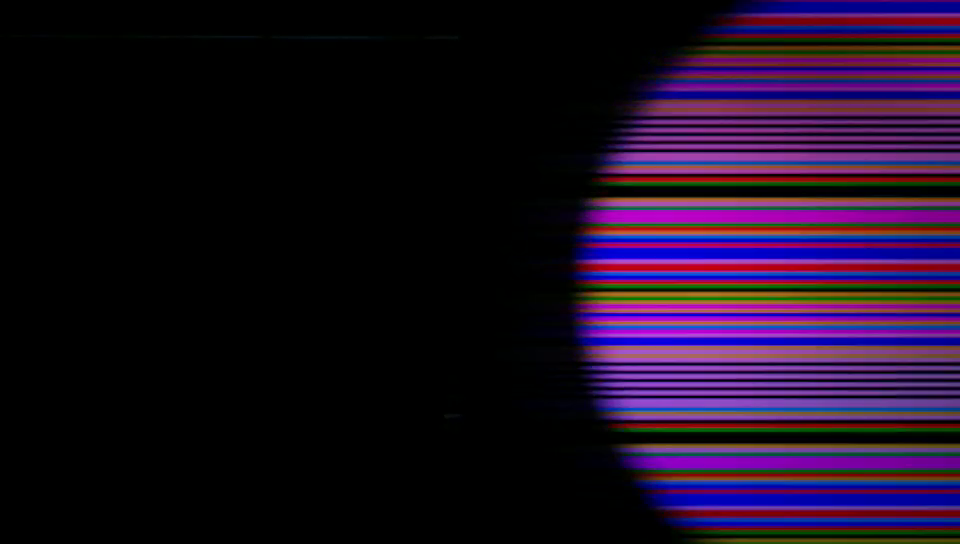
//> input picture frame 11 of stack.mp4, 960 x 544 px
$ ./dad源   (built with g++ and OpenCV 4)
//> lines starting //> are read from the running program, lines starting //| are printed output that depends on the picture
#include<opencv.hpp>
using namespace cv;

int main()
{
	VideoCapture cap;
	cap.open("stack.mp4");
	Mat src;
	cap >> src;
//> src is the input picture: 544 rows x 960 cols, CV_8UC3; mean B, G, R 33.9, 12.7, 27.6
	Mat bgr_res[3];
	Mat bgr[3];
	for( int j = 0 ; j < 3; j++)
	{
		split(src, bgr);
		for (int i = 0; i < 3; ++i)
		{
			if (i != j)bgr[i] = Mat::zeros(src.size(), bgr[0].type());
		}
		merge(bgr, 3, bgr_res[j]);
	}
	imshow("picture", bgr_res[0]);
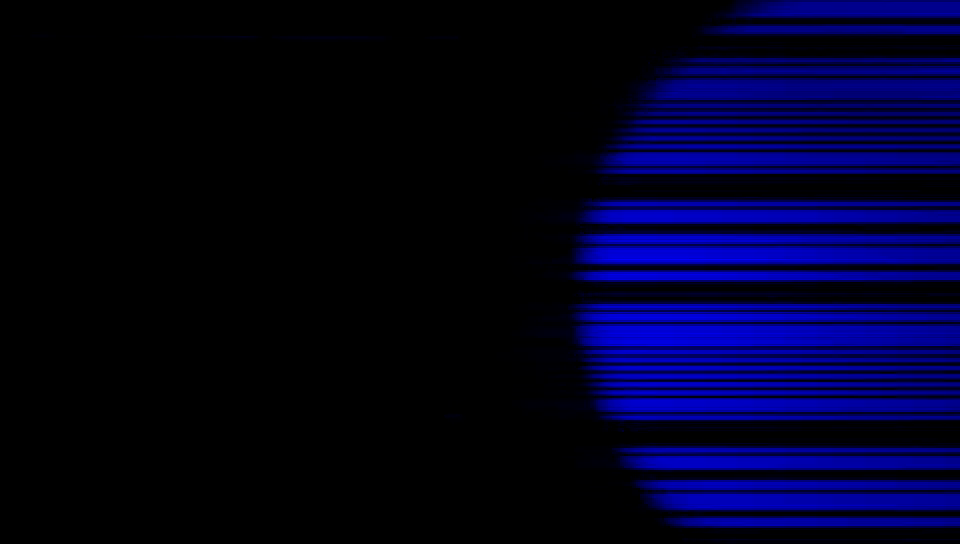
//> window 'picture': 544 rows x 960 cols, CV_8UC3; mean B, G, R 33.9, 0, 0
	imshow("picture1", bgr_res[1]);
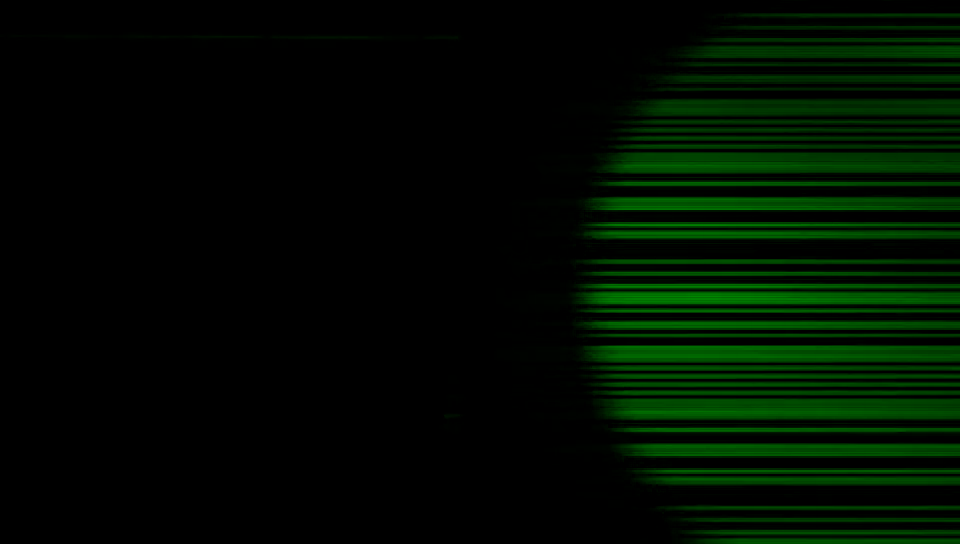
//> window 'picture1': 544 rows x 960 cols, CV_8UC3; mean B, G, R 0, 12.7, 0
	imshow("picture2", bgr_res[2]);
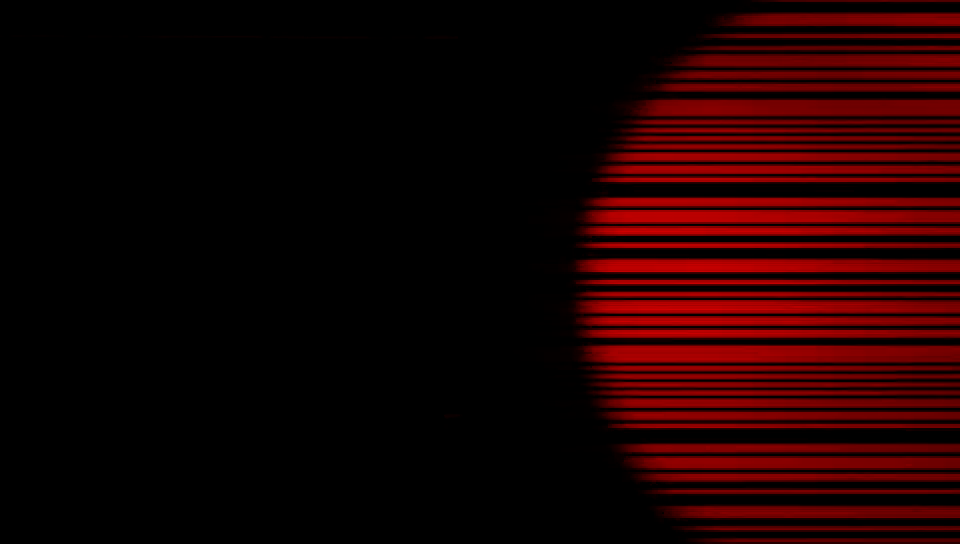
//> window 'picture2': 544 rows x 960 cols, CV_8UC3; mean B, G, R 0, 0, 27.6
	waitKey(0);
}

$ run again, starting later in the video
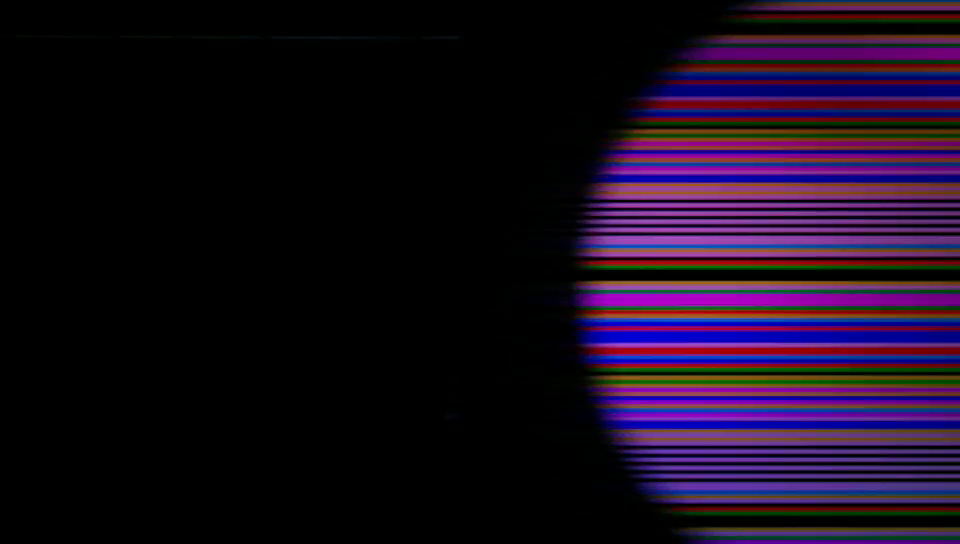
//> input picture frame 50 of stack.mp4, 960 x 544 px
//> src is the input picture: 544 rows x 960 cols, CV_8UC3; mean B, G, R 29.1, 11.4, 24
//> `imshow("picture1", bgr_res[1]);`:
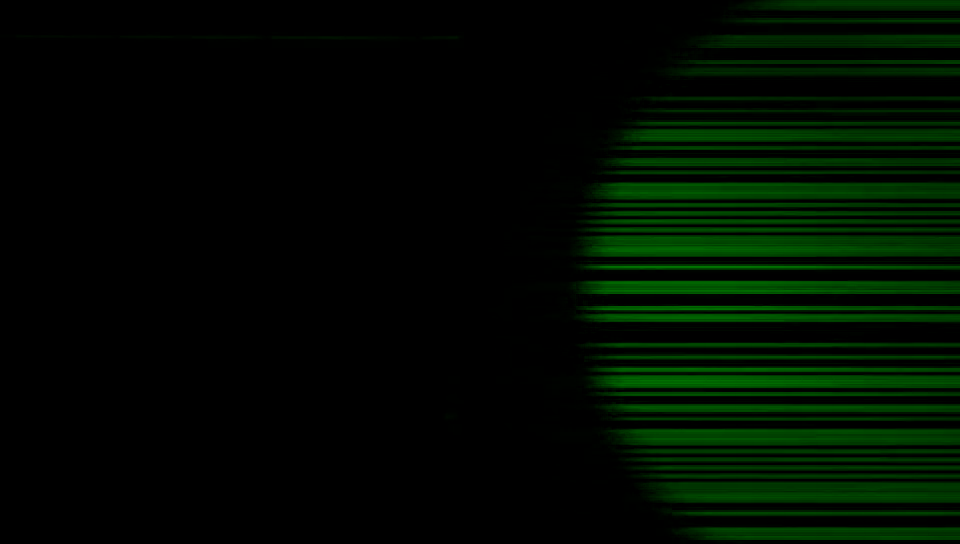
//> window 'picture1': 544 rows x 960 cols, CV_8UC3; mean B, G, R 0, 11.4, 0
//> `imshow("picture2", bgr_res[2]);`:
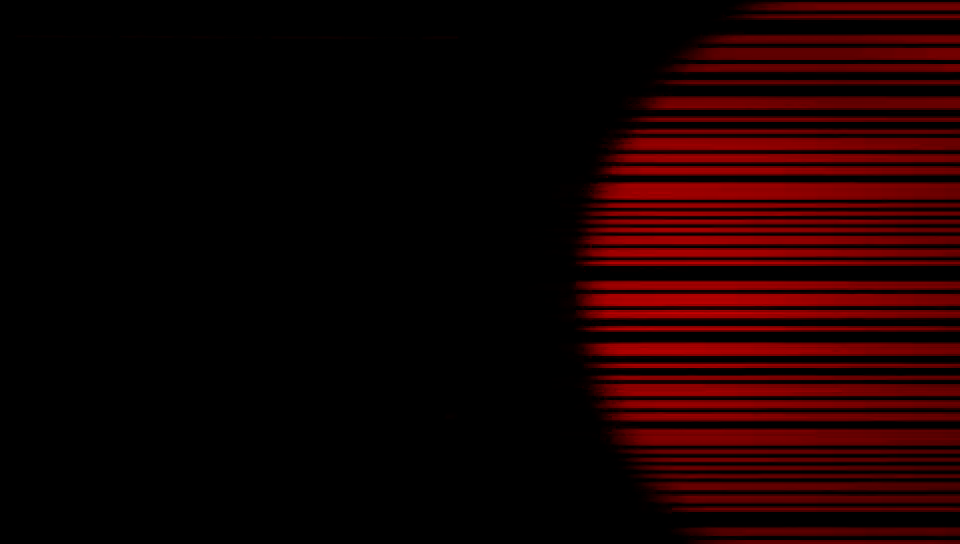
//> window 'picture2': 544 rows x 960 cols, CV_8UC3; mean B, G, R 0, 0, 24

$ run again, starting later in the video
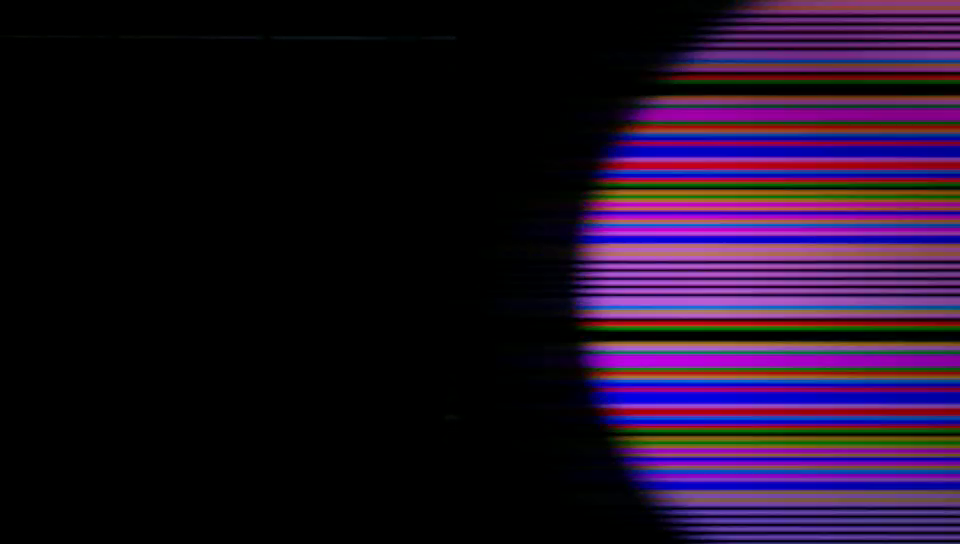
//> input picture frame 90 of stack.mp4, 960 x 544 px
//> src is the input picture: 544 rows x 960 cols, CV_8UC3; mean B, G, R 37.6, 14.9, 31.2
//> `imshow("picture1", bgr_res[1]);`:
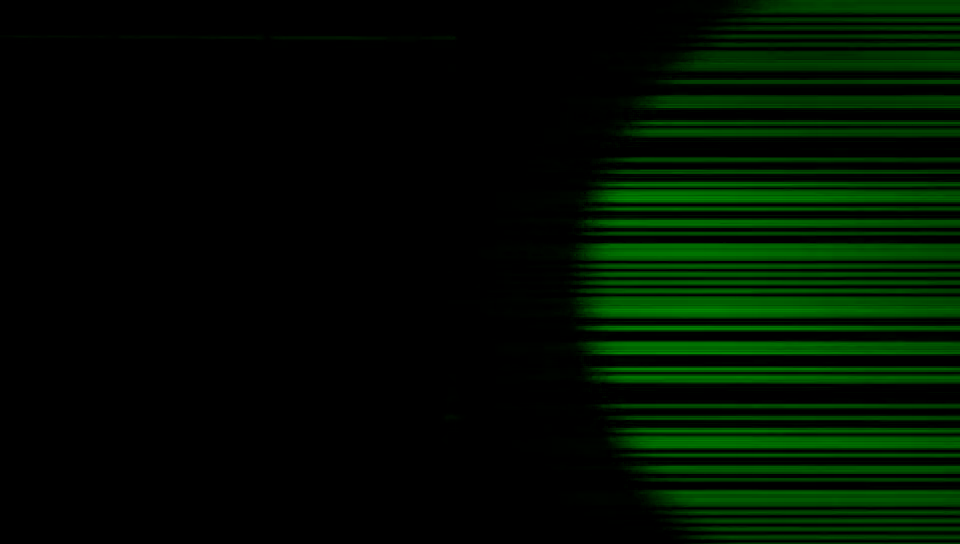
//> window 'picture1': 544 rows x 960 cols, CV_8UC3; mean B, G, R 0, 14.9, 0
//> `imshow("picture2", bgr_res[2]);`:
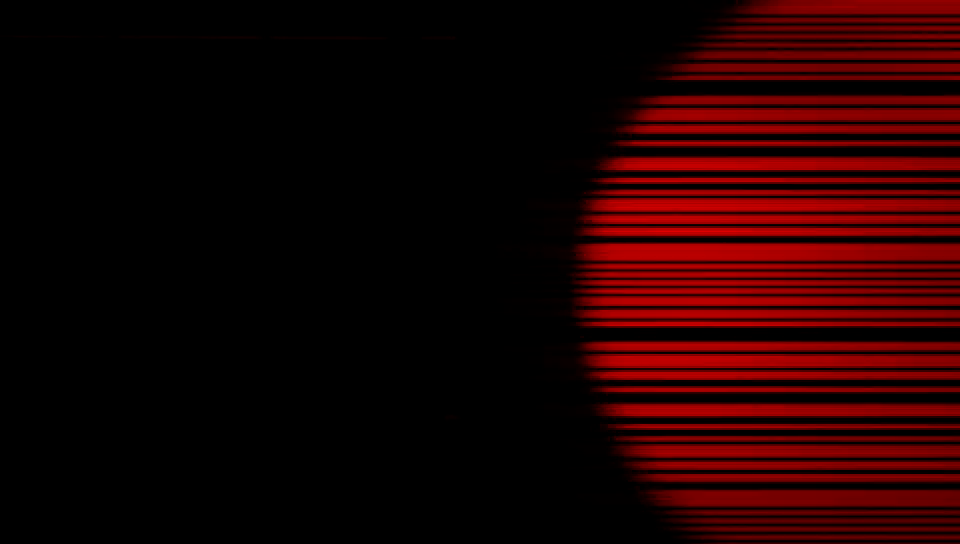
//> window 'picture2': 544 rows x 960 cols, CV_8UC3; mean B, G, R 0, 0, 31.2
